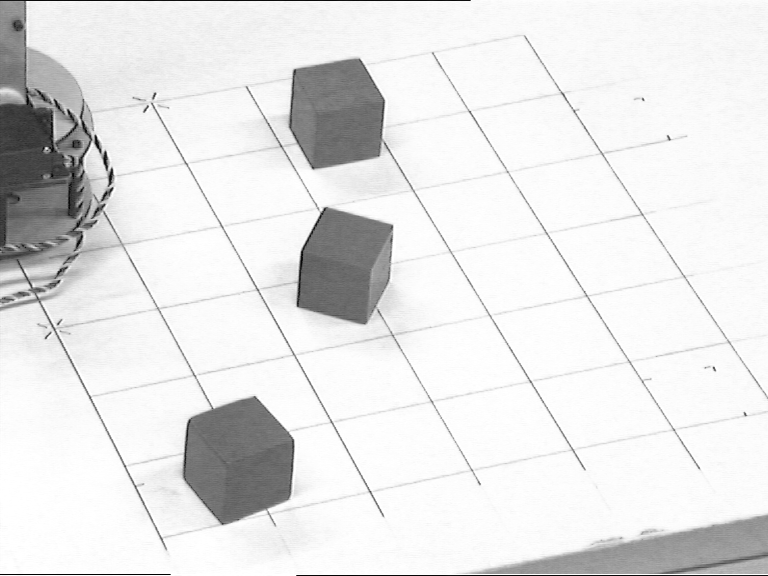
%> input picture Exercise/#5/blocks_bw.png, 768 x 576 px
$ octave Q1.m   (GNU Octave 9; MATLAB toolbox functions it lacks are replaced by stand-ins)
%> lines starting %> are read from the running program, lines starting %| are printed output that depends on the picture
clc
clear all;
close all;

img = imread('blocks_bw.png');
%> img is the input picture: size 576x768 uint8; min 0, max 255, mean 229.7

%%

% Canny edge detector
[~, threshCanny] = edge(img,'canny');
%> threshCanny = [0.0617 0.154]

% tCanny = 1.52*threshCanny;
% tHigh = tCanny(1);
% tLow = tCanny(2);
tHigh = .05;
tLow = .8*tHigh;
cannyEdges = edge(img,'canny',tLow,tHigh);
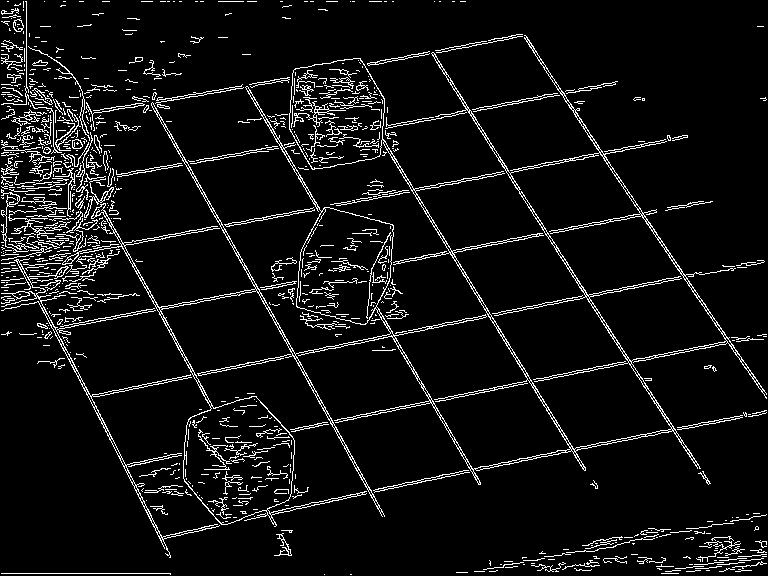
%> cannyEdges: size 576x768 logical; 6.7% white in thin lines or dots

% Sobel edge detector
[~, threshSobel] = edge(img,'sobel');
%> threshSobel = 0.0981

tSobel = 0.1;
sobelEdges = edge(img,'sobel',tSobel);
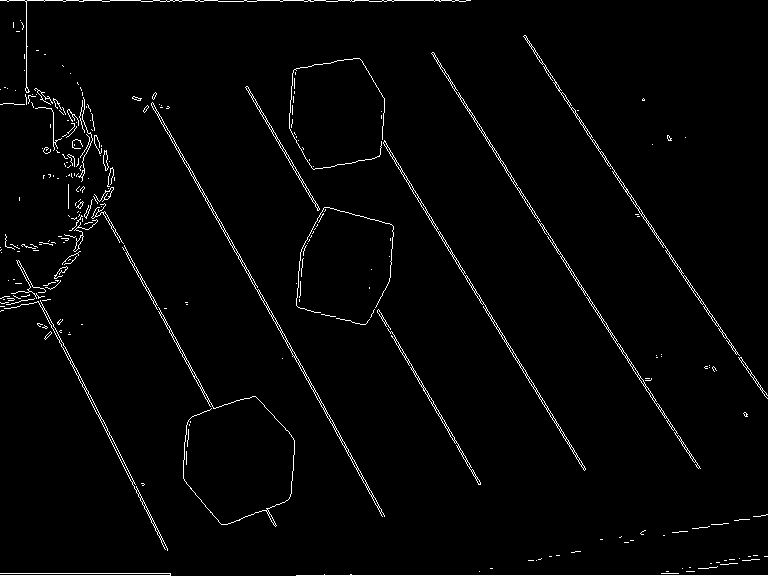
%> sobelEdges: size 576x768 logical; 2.1% white in thin lines or dots

% Prewitt edge detector
[~, threshPrewitt]= edge(img,'prewitt');
%> threshPrewitt = 0.0961

tPrewitt = 0.14;
prewittEdges = edge(img,'prewitt',tPrewitt);
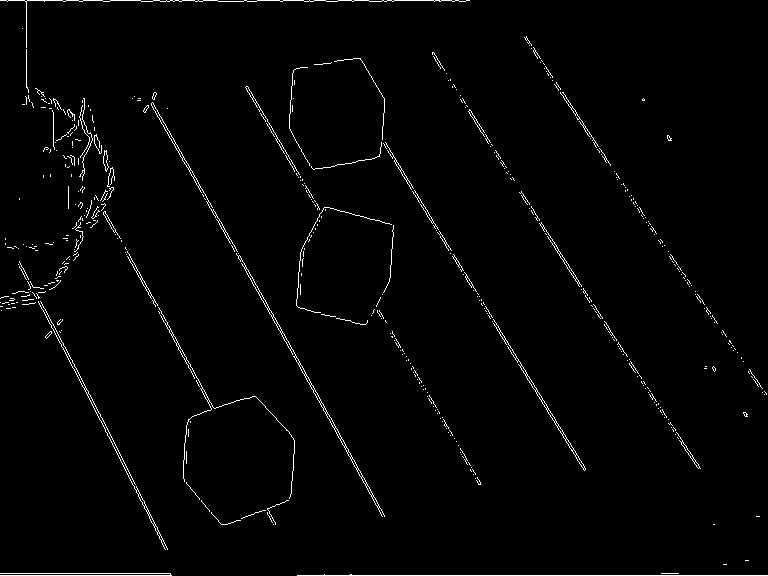
%> prewittEdges: size 576x768 logical; 1.7% white in thin lines or dots


%Plots
% figure;
subplot(311);
imshow(cannyEdges);
title('Canny');

subplot(312);
imshow(sobelEdges);
title('Sobel');

subplot(313);
imshow(prewittEdges);
title('Prewitt');
